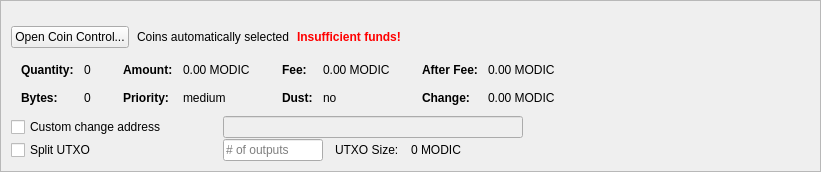
         <widget class="QFrame" name="frameCoinControl">
          <property name="sizePolicy">
           <sizepolicy hsizetype="Expanding" vsizetype="Expanding">
            <horstretch>0</horstretch>
            <verstretch>0</verstretch>
           </sizepolicy>
          </property>
          <property name="maximumSize">
           <size>
            <width>16777215</width>
            <height>16777215</height>
           </size>
          </property>
          <property name="frameShape">
           <enum>QFrame::StyledPanel</enum>
          </property>
          <property name="frameShadow">
           <enum>QFrame::Sunken</enum>
          </property>
          <layout class="QVBoxLayout" name="verticalLayoutCoinControl2">
           <property name="spacing">
            <number>0</number>
           </property>
           <property name="leftMargin">
            <number>0</number>
           </property>
           <property name="topMargin">
            <number>0</number>
           </property>
           <property name="rightMargin">
            <number>0</number>
           </property>
           <property name="bottomMargin">
            <number>0</number>
           </property>
           <item>
            <widget class="QFrame" name="frameCoinControl_BG">
             <layout class="QVBoxLayout" name="verticalLayoutCoinControl" stretch="0,0,0,0,0,0">
              <property name="spacing">
               <number>1</number>
              </property>
              <property name="leftMargin">
               <number>10</number>
              </property>
              <property name="topMargin">
               <number>10</number>
              </property>
              <item>
               <layout class="QHBoxLayout" name="horizontalLayoutCoinControl1">
                <property name="bottomMargin">
                 <number>15</number>
                </property>
                <item>
                 <layout class="QVBoxLayout" name="verticalLayout_3">
                  <property name="spacing">
                   <number>6</number>
                  </property>
                 </layout>
                </item>
               </layout>
              </item>
              <item>
               <layout class="QHBoxLayout" name="horizontalLayoutCoinControl2" stretch="0,0,0,0">
                <property name="spacing">
                 <number>8</number>
                </property>
                <property name="bottomMargin">
                 <number>10</number>
                </property>
                <item>
                 <widget class="QPushButton" name="pushButtonCoinControl">
                  <property name="sizePolicy">
                   <sizepolicy hsizetype="Minimum" vsizetype="Fixed">
                    <horstretch>0</horstretch>
                    <verstretch>0</verstretch>
                   </sizepolicy>
                  </property>
                  <property name="styleSheet">
                   <string notr="true"/>
                  </property>
                  <property name="text">
                   <string>Open Coin Control...</string>
                  </property>
                  <property name="autoDefault">
                   <bool>false</bool>
                  </property>
                 </widget>
                </item>
                <item>
                 <widget class="QLabel" name="labelCoinControlAutomaticallySelected">
                  <property name="text">
                   <string>Coins automatically selected</string>
                  </property>
                  <property name="margin">
                   <number>5</number>
                  </property>
                 </widget>
                </item>
                <item>
                 <widget class="QLabel" name="labelCoinControlInsuffFunds">
                  <property name="font">
                   <font>
                    <weight>75</weight>
                    <bold>true</bold>
                   </font>
                  </property>
                  <property name="styleSheet">
                   <string notr="true">color:red;font-weight:bold;</string>
                  </property>
                  <property name="text">
                   <string>Insufficient funds!</string>
                  </property>
                  <property name="margin">
                   <number>5</number>
                  </property>
                 </widget>
                </item>
                <item>
                 <spacer name="horizontalSpacerCoinControl">
                  <property name="orientation">
                   <enum>Qt::Horizontal</enum>
                  </property>
                  <property name="sizeHint" stdset="0">
                   <size>
                    <width>40</width>
                    <height>1</height>
                   </size>
                  </property>
                 </spacer>
                </item>
               </layout>
              </item>
              <item>
               <widget class="QWidget" name="widgetCoinControl" native="true">
                <property name="sizePolicy">
                 <sizepolicy hsizetype="Preferred" vsizetype="Preferred">
                  <horstretch>0</horstretch>
                  <verstretch>0</verstretch>
                 </sizepolicy>
                </property>
                <property name="minimumSize">
                 <size>
                  <width>0</width>
                  <height>0</height>
                 </size>
                </property>
                <property name="styleSheet">
                 <string notr="true"/>
                </property>
                <layout class="QHBoxLayout" name="horizontalLayoutCoinControl5">
                 <property name="leftMargin">
                  <number>0</number>
                 </property>
                 <property name="topMargin">
                  <number>0</number>
                 </property>
                 <property name="rightMargin">
                  <number>0</number>
                 </property>
                 <property name="bottomMargin">
                  <number>0</number>
                 </property>
                 <item>
                  <layout class="QHBoxLayout" name="horizontalLayoutCoinControl3" stretch="0,0,0,1">
                   <property name="spacing">
                    <number>20</number>
                   </property>
                   <property name="topMargin">
                    <number>0</number>
                   </property>
                   <property name="bottomMargin">
                    <number>10</number>
                   </property>
                   <item>
                    <layout class="QFormLayout" name="formLayoutCoinControl1">
                     <property name="horizontalSpacing">
                      <number>10</number>
                     </property>
                     <property name="verticalSpacing">
                      <number>14</number>
                     </property>
                     <property name="leftMargin">
                      <number>10</number>
                     </property>
                     <property name="topMargin">
                      <number>4</number>
                     </property>
                     <property name="rightMargin">
                      <number>6</number>
                     </property>
                     <item row="0" column="0">
                      <widget class="QLabel" name="labelCoinControlQuantityText">
                       <property name="font">
                        <font>
                         <weight>75</weight>
                         <bold>true</bold>
                        </font>
                       </property>
                       <property name="text">
                        <string>Quantity:</string>
                       </property>
                       <property name="margin">
                        <number>0</number>
                       </property>
                      </widget>
                     </item>
                     <item row="0" column="1">
                      <widget class="QLabel" name="labelCoinControlQuantity">
                       <property name="cursor">
                        <cursorShape>IBeamCursor</cursorShape>
                       </property>
                       <property name="contextMenuPolicy">
                        <enum>Qt::ActionsContextMenu</enum>
                       </property>
                       <property name="text">
                        <string notr="true">0</string>
                       </property>
                       <property name="margin">
                        <number>0</number>
                       </property>
                       <property name="textInteractionFlags">
                        <set>Qt::LinksAccessibleByMouse|Qt::TextSelectableByKeyboard|Qt::TextSelectableByMouse</set>
                       </property>
                      </widget>
                     </item>
                     <item row="1" column="0">
                      <widget class="QLabel" name="labelCoinControlBytesText">
                       <property name="font">
                        <font>
                         <weight>75</weight>
                         <bold>true</bold>
                        </font>
                       </property>
                       <property name="text">
                        <string>Bytes:</string>
                       </property>
                      </widget>
                     </item>
                     <item row="1" column="1">
                      <widget class="QLabel" name="labelCoinControlBytes">
                       <property name="cursor">
                        <cursorShape>IBeamCursor</cursorShape>
                       </property>
                       <property name="contextMenuPolicy">
                        <enum>Qt::ActionsContextMenu</enum>
                       </property>
                       <property name="text">
                        <string notr="true">0</string>
                       </property>
                       <property name="textInteractionFlags">
                        <set>Qt::LinksAccessibleByMouse|Qt::TextSelectableByKeyboard|Qt::TextSelectableByMouse</set>
                       </property>
                      </widget>
                     </item>
                    </layout>
                   </item>
                   <item>
                    <layout class="QFormLayout" name="formLayoutCoinControl2">
                     <property name="horizontalSpacing">
                      <number>10</number>
                     </property>
                     <property name="verticalSpacing">
                      <number>14</number>
                     </property>
                     <property name="leftMargin">
                      <number>6</number>
                     </property>
                     <property name="topMargin">
                      <number>4</number>
                     </property>
                     <property name="rightMargin">
                      <number>6</number>
                     </property>
                     <item row="0" column="0">
                      <widget class="QLabel" name="labelCoinControlAmountText">
                       <property name="font">
                        <font>
                         <weight>75</weight>
                         <bold>true</bold>
                        </font>
                       </property>
                       <property name="text">
                        <string>Amount:</string>
                       </property>
                       <property name="margin">
                        <number>0</number>
                       </property>
                      </widget>
                     </item>
                     <item row="0" column="1">
                      <widget class="QLabel" name="labelCoinControlAmount">
                       <property name="cursor">
                        <cursorShape>IBeamCursor</cursorShape>
                       </property>
                       <property name="contextMenuPolicy">
                        <enum>Qt::ActionsContextMenu</enum>
                       </property>
                       <property name="text">
                        <string notr="true">0.00 MODIC</string>
                       </property>
                       <property name="textInteractionFlags">
                        <set>Qt::LinksAccessibleByMouse|Qt::TextSelectableByKeyboard|Qt::TextSelectableByMouse</set>
                       </property>
                      </widget>
                     </item>
                     <item row="1" column="0">
                      <widget class="QLabel" name="labelCoinControlPriorityText">
                       <property name="font">
                        <font>
                         <weight>75</weight>
                         <bold>true</bold>
                        </font>
                       </property>
                       <property name="text">
                        <string>Priority:</string>
                       </property>
                      </widget>
                     </item>
                     <item row="1" column="1">
                      <widget class="QLabel" name="labelCoinControlPriority">
                       <property name="cursor">
                        <cursorShape>IBeamCursor</cursorShape>
                       </property>
                       <property name="contextMenuPolicy">
                        <enum>Qt::ActionsContextMenu</enum>
                       </property>
                       <property name="text">
                        <string>medium</string>
                       </property>
                       <property name="textInteractionFlags">
                        <set>Qt::LinksAccessibleByMouse|Qt::TextSelectableByKeyboard|Qt::TextSelectableByMouse</set>
                       </property>
                      </widget>
                     </item>
                    </layout>
                   </item>
                   <item>
                    <layout class="QFormLayout" name="formLayoutCoinControl3">
                     <property name="horizontalSpacing">
                      <number>10</number>
                     </property>
                     <property name="verticalSpacing">
                      <number>14</number>
                     </property>
                     <property name="leftMargin">
                      <number>6</number>
                     </property>
                     <property name="topMargin">
                      <number>4</number>
                     </property>
                     <property name="rightMargin">
                      <number>6</number>
                     </property>
                     <item row="0" column="0">
                      <widget class="QLabel" name="labelCoinControlFeeText">
                       <property name="font">
                        <font>
                         <weight>75</weight>
                         <bold>true</bold>
                        </font>
                       </property>
                       <property name="text">
                        <string>Fee:</string>
                       </property>
                       <property name="margin">
                        <number>0</number>
                       </property>
                      </widget>
                     </item>
                     <item row="0" column="1">
                      <widget class="QLabel" name="labelCoinControlFee">
                       <property name="cursor">
                        <cursorShape>IBeamCursor</cursorShape>
                       </property>
                       <property name="contextMenuPolicy">
                        <enum>Qt::ActionsContextMenu</enum>
                       </property>
                       <property name="text">
                        <string notr="true">0.00 MODIC</string>
                       </property>
                       <property name="textInteractionFlags">
                        <set>Qt::LinksAccessibleByMouse|Qt::TextSelectableByKeyboard|Qt::TextSelectableByMouse</set>
                       </property>
                      </widget>
                     </item>
                     <item row="1" column="0">
                      <widget class="QLabel" name="labelCoinControlLowOutputText">
                       <property name="font">
                        <font>
                         <weight>75</weight>
                         <bold>true</bold>
                        </font>
                       </property>
                       <property name="text">
                        <string>Dust:</string>
                       </property>
                      </widget>
                     </item>
                     <item row="1" column="1">
                      <widget class="QLabel" name="labelCoinControlLowOutput">
                       <property name="cursor">
                        <cursorShape>IBeamCursor</cursorShape>
                       </property>
                       <property name="contextMenuPolicy">
                        <enum>Qt::ActionsContextMenu</enum>
                       </property>
                       <property name="text">
                        <string>no</string>
                       </property>
                       <property name="textInteractionFlags">
                        <set>Qt::LinksAccessibleByMouse|Qt::TextSelectableByKeyboard|Qt::TextSelectableByMouse</set>
                       </property>
                      </widget>
                     </item>
                    </layout>
                   </item>
                   <item>
                    <layout class="QFormLayout" name="formLayoutCoinControl4">
                     <property name="horizontalSpacing">
                      <number>10</number>
                     </property>
                     <property name="verticalSpacing">
                      <number>14</number>
                     </property>
                     <property name="leftMargin">
                      <number>6</number>
                     </property>
                     <property name="topMargin">
                      <number>4</number>
                     </property>
                     <property name="rightMargin">
                      <number>6</number>
                     </property>
                     <item row="0" column="0">
                      <widget class="QLabel" name="labelCoinControlAfterFeeText">
                       <property name="font">
                        <font>
                         <weight>75</weight>
                         <bold>true</bold>
                        </font>
                       </property>
                       <property name="text">
                        <string>After Fee:</string>
                       </property>
                       <property name="margin">
                        <number>0</number>
                       </property>
                      </widget>
                     </item>
                     <item row="0" column="1">
                      <widget class="QLabel" name="labelCoinControlAfterFee">
                       <property name="cursor">
                        <cursorShape>IBeamCursor</cursorShape>
                       </property>
                       <property name="contextMenuPolicy">
                        <enum>Qt::ActionsContextMenu</enum>
                       </property>
                       <property name="text">
                        <string notr="true">0.00 MODIC</string>
                       </property>
                       <property name="textInteractionFlags">
                        <set>Qt::LinksAccessibleByMouse|Qt::TextSelectableByKeyboard|Qt::TextSelectableByMouse</set>
                       </property>
                      </widget>
                     </item>
                     <item row="1" column="0">
                      <widget class="QLabel" name="labelCoinControlChangeText">
                       <property name="font">
                        <font>
                         <weight>75</weight>
                         <bold>true</bold>
                        </font>
                       </property>
                       <property name="text">
                        <string>Change:</string>
                       </property>
                      </widget>
                     </item>
                     <item row="1" column="1">
                      <widget class="QLabel" name="labelCoinControlChange">
                       <property name="cursor">
                        <cursorShape>IBeamCursor</cursorShape>
                       </property>
                       <property name="contextMenuPolicy">
                        <enum>Qt::ActionsContextMenu</enum>
                       </property>
                       <property name="text">
                        <string notr="true">0.00 MODIC</string>
                       </property>
                       <property name="textInteractionFlags">
                        <set>Qt::LinksAccessibleByMouse|Qt::TextSelectableByKeyboard|Qt::TextSelectableByMouse</set>
                       </property>
                      </widget>
                     </item>
                    </layout>
                   </item>
                  </layout>
                 </item>
                </layout>
               </widget>
              </item>
              <item>
               <layout class="QHBoxLayout" name="horizontalLayoutCoinControl4">
                <property name="spacing">
                 <number>12</number>
                </property>
                <property name="sizeConstraint">
                 <enum>QLayout::SetDefaultConstraint</enum>
                </property>
                <property name="topMargin">
                 <number>0</number>
                </property>
                <property name="rightMargin">
                 <number>0</number>
                </property>
                <item>
                 <widget class="QCheckBox" name="checkBoxCoinControlChange">
                  <property name="sizePolicy">
                   <sizepolicy hsizetype="Preferred" vsizetype="Preferred">
                    <horstretch>0</horstretch>
                    <verstretch>0</verstretch>
                   </sizepolicy>
                  </property>
                  <property name="minimumSize">
                   <size>
                    <width>200</width>
                    <height>0</height>
                   </size>
                  </property>
                  <property name="maximumSize">
                   <size>
                    <width>200</width>
                    <height>16777215</height>
                   </size>
                  </property>
                  <property name="toolTip">
                   <string>If this is activated, but the change address is empty or invalid, change will be sent to a newly generated address.</string>
                  </property>
                  <property name="text">
                   <string>Custom change address</string>
                  </property>
                 </widget>
                </item>
                <item>
                 <widget class="QValidatedLineEdit" name="lineEditCoinControlChange">
                  <property name="enabled">
                   <bool>false</bool>
                  </property>
                  <property name="sizePolicy">
                   <sizepolicy hsizetype="Preferred" vsizetype="Preferred">
                    <horstretch>0</horstretch>
                    <verstretch>0</verstretch>
                   </sizepolicy>
                  </property>
                  <property name="minimumSize">
                   <size>
                    <width>300</width>
                    <height>0</height>
                   </size>
                  </property>
                 </widget>
                </item>
                <item>
                 <widget class="QLabel" name="labelCoinControlChangeLabel">
                  <property name="sizePolicy">
                   <sizepolicy hsizetype="Preferred" vsizetype="Preferred">
                    <horstretch>0</horstretch>
                    <verstretch>0</verstretch>
                   </sizepolicy>
                  </property>
                  <property name="minimumSize">
                   <size>
                    <width>100</width>
                    <height>0</height>
                   </size>
                  </property>
                  <property name="text">
                   <string/>
                  </property>
                  <property name="margin">
                   <number>3</number>
                  </property>
                 </widget>
                </item>
               </layout>
              </item>
              <item>
               <layout class="QHBoxLayout" name="horizontalLayoutCoinControl6">
                <property name="spacing">
                 <number>12</number>
                </property>
                <property name="rightMargin">
                 <number>0</number>
                </property>
                <item>
                 <widget class="QCheckBox" name="splitBlockCheckBox">
                  <property name="sizePolicy">
                   <sizepolicy hsizetype="Preferred" vsizetype="Preferred">
                    <horstretch>0</horstretch>
                    <verstretch>0</verstretch>
                   </sizepolicy>
                  </property>
                  <property name="minimumSize">
                   <size>
                    <width>200</width>
                    <height>0</height>
                   </size>
                  </property>
                  <property name="maximumSize">
                   <size>
                    <width>200</width>
                    <height>16777215</height>
                   </size>
                  </property>
                  <property name="text">
                   <string>Split UTXO</string>
                  </property>
                 </widget>
                </item>
                <item>
                 <widget class="QLineEdit" name="splitBlockLineEdit">
                  <property name="sizePolicy">
                   <sizepolicy hsizetype="Preferred" vsizetype="Preferred">
                    <horstretch>50</horstretch>
                    <verstretch>0</verstretch>
                   </sizepolicy>
                  </property>
                  <property name="minimumSize">
                   <size>
                    <width>100</width>
                    <height>0</height>
                   </size>
                  </property>
                  <property name="maximumSize">
                   <size>
                    <width>100</width>
                    <height>16777215</height>
                   </size>
                  </property>
                  <property name="placeholderText">
                   <string># of outputs</string>
                  </property>
                 </widget>
                </item>
                <item>
                 <widget class="QLabel" name="labelBlockSizeText">
                  <property name="text">
                   <string>UTXO Size:</string>
                  </property>
                 </widget>
                </item>
                <item>
                 <widget class="QLabel" name="labelBlockSize">
                  <property name="text">
                   <string>0 MODIC</string>
                  </property>
                 </widget>
                </item>
                <item>
                 <spacer name="horizontalSpacer_7">
                  <property name="orientation">
                   <enum>Qt::Horizontal</enum>
                  </property>
                  <property name="sizeHint" stdset="0">
                   <size>
                    <width>40</width>
                    <height>20</height>
                   </size>
                  </property>
                 </spacer>
                </item>
               </layout>
              </item>
              <item>
               <spacer name="verticalSpacerCoinControl">
                <property name="orientation">
                 <enum>Qt::Vertical</enum>
                </property>
                <property name="sizeHint" stdset="0">
                 <size>
                  <width>800</width>
                  <height>1</height>
                 </size>
                </property>
               </spacer>
              </item>
             </layout>
            </widget>
           </item>
          </layout>
         </widget>
